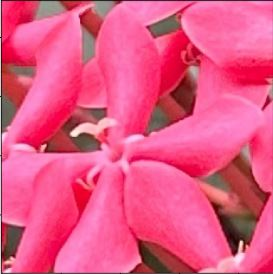
%> input picture Laboratory-Activity-4/flower.jpg, 273 x 274 px
$ octave Laboratory_Activity_4_MATLAB_Parameter_Modification.m   (GNU Octave 9; MATLAB toolbox functions it lacks are replaced by stand-ins)
%> lines starting %> are read from the running program, lines starting %| are printed output that depends on the picture


img = imread('flower.jpg');
%> img is the input picture: size 274x273x3 uint8; mean R, G, B 228.6, 86.6, 133.4

figure(1);
imshow(img);
title('Original Image');

if size(img, 3) == 3
    img_gray = rgb2gray(img);
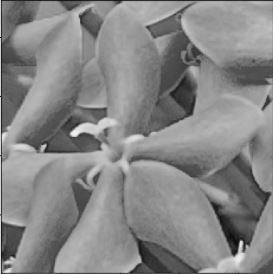
%> img_gray: size 274x273 uint8; min 8, max 243, mean 134.4
else
    img_gray = img;
end

figure(2);
imshow(img_gray); title('Grayscale');

h_gaussian = fspecial('gaussian', [5, 5], 10);
img_gaussian_filtered = imfilter(img_gray, h_gaussian);
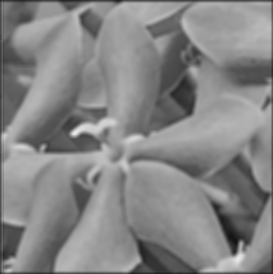
%> img_gaussian_filtered: size 274x273 uint8; min 18, max 232, mean 133.4

figure;
imshow(img_gaussian_filtered);
title('Filtered Image with Experimented Value (Gaussian)');

figure;
imhist(img_gaussian_filtered);
title('Histogram of the Experimented Value (Gaussian Filtered)');
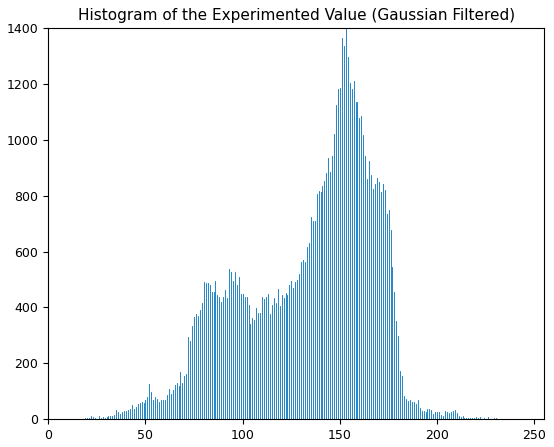
%> figure redrawn from the program's plot data; highest point at x = 153, y = 1396

img_noisy_exp1 = imnoise(img_gray, 'gaussian', 0.5);
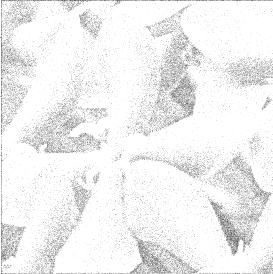
%> img_noisy_exp1: size 274x273 uint8; min 84, max 255, mean 240.2
img_noisy_exp2 = imnoise(img_gray, 'gaussian', 0.1);
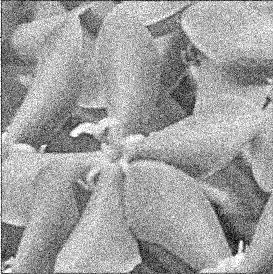
%> img_noisy_exp2: size 274x273 uint8; min 0, max 255, mean 159.9

figure;
imshow(img_noisy_exp1);
title('Noisy Using Experimented Value (Gaussian is 0.5)');

figure;
imshow(img_noisy_exp2);
title('Noisy Using Experimented Value (Gaussian is 0.1)');

figure;
imhist(img_noisy_exp1);
title('Histogram of Noisy Image Experimented Value 1');
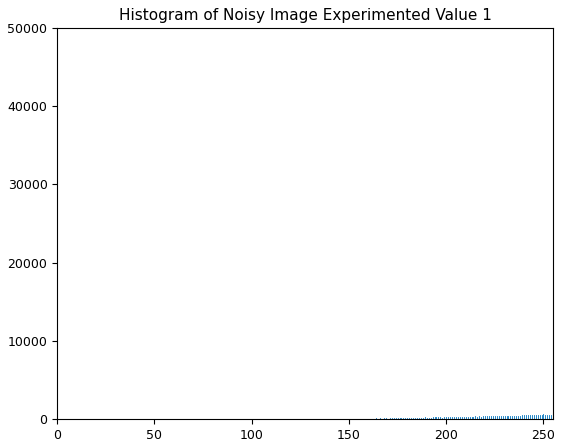
%> figure redrawn from the program's plot data; highest point at x = 255, y = 44868

figure;
imhist(img_noisy_exp2);
title('Histogram of Noisy Image Experimented Value 2');
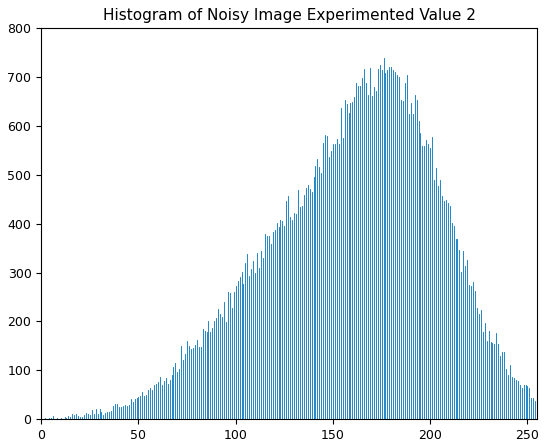
%> figure redrawn from the program's plot data; highest point at x = 176, y = 738
